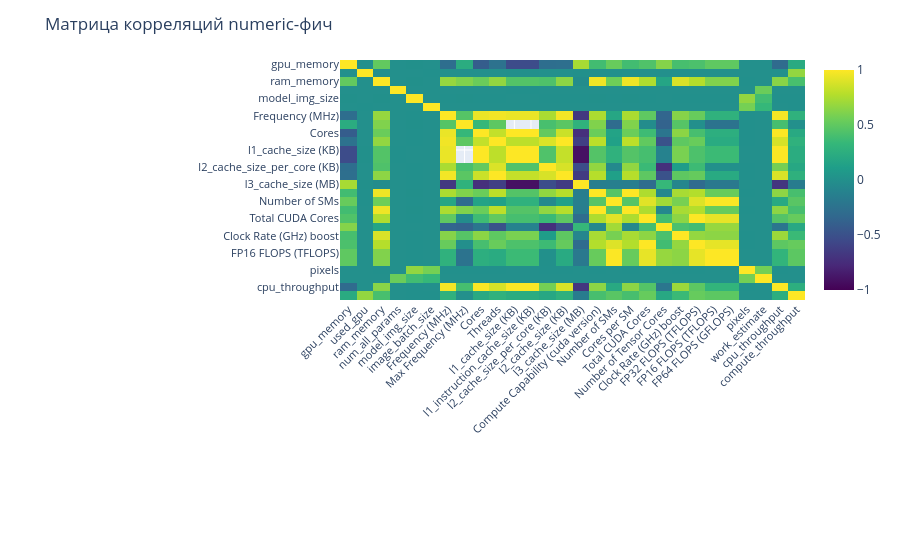

Notebook code cell kept with this figure:
### Code cell
# Полная heatmap корреляций
fig = px.imshow(df[num_cols].corr(), aspect='auto',
                color_continuous_scale='Viridis', zmin=-1, zmax=1,
                title='Матрица корреляций numeric-фич')
fig.update_layout(height=900,
                  margin=dict(l=340, r=40, t=60, b=260),
                  xaxis=dict(automargin=True, tickangle=-45, tickfont=dict(size=11)),
                  yaxis=dict(automargin=True, tickfont=dict(size=11)))
fig.show()

### Figure 1 — Plotly figure (JSON) as saved in the notebook; plotly's stock layout.template omitted (floating-point values rounded to 4 significant figures; data arrays with more than 128 entries replaced by an {"elided": "..."} marker saying what was removed)
{"data": [{"coloraxis": "coloraxis", "hovertemplate": "x: %{x}<br>y: %{y}<br>color: %{z}<extra></extra>", "name": "0", "type": "heatmap", "x": ["gpu_memory", "used_gpu", "ram_memory", "num_all_params", "model_img_size", "image_batch_size", "Frequency (MHz)", "Max Frequency (MHz)", "Cores", "Threads", "l1_cache_size (KB)", "l1_instruction_cache_size (KB)", "l2_cache_size_per_core (KB)", "l2_cache_size (KB)", "l3_cache_size (MB)", "Compute Capability (cuda version)", "Number of SMs", "Cores per SM", "Total CUDA Cores", "Number of Tensor Cores", "Clock Rate (GHz) boost", "FP32 FLOPS (TFLOPS)", "FP16 FLOPS (TFLOPS)", "FP64 FLOPS (GFLOPS)", "pixels", "work_estimate", "cpu_throughput", "compute_throughput"], "xaxis": "x", "y": ["gpu_memory", "used_gpu", "ram_memory", "num_all_params", "model_img_size", "image_batch_size", "Frequency (MHz)", "Max Frequency (MHz)", "Cores", "Threads", "l1_cache_size (KB)", "l1_instruction_cache_size (KB)", "l2_cache_size_per_core (KB)", "l2_cache_size (KB)", "l3_cache_size (MB)", "Compute Capability (cuda version)", "Number of SMs", "Cores per SM", "Total CUDA Cores", "Number of Tensor Cores", "Clock Rate (GHz) boost", "FP32 FLOPS (TFLOPS)", "FP16 FLOPS (TFLOPS)", "FP64 FLOPS (GFLOPS)", "pixels", "work_estimate", "cpu_throughput", "compute_throughput"], "yaxis": "y", "z": {"elided": "28x28 float values"}}], "layout": {"autosize": true, "coloraxis": {"cmax": 1, "cmin": -1, "colorscale": [[0, "#440154"], [0.1111, "#482878"], [0.2222, "#3e4989"], [0.3333, "#31688e"], [0.4444, "#26828e"], [0.5556, "#1f9e89"], [0.6667, "#35b779"], [0.7778, "#6ece58"], [0.8889, "#b5de2b"], [1, "#fde725"]]}, "margin": {"b": 260, "l": 340, "r": 40, "t": 60}, "title": {"text": "Матрица корреляций numeric-фич"}, "xaxis": {"anchor": "y", "automargin": true, "autorange": true, "domain": [0, 1], "range": [-0.5, 27.5], "tickangle": -45, "tickfont": {"size": 11}, "type": "category"}, "yaxis": {"anchor": "x", "automargin": true, "autorange": true, "domain": [0, 1], "range": [27.5, -0.5], "tickfont": {"size": 11}, "type": "category"}}}
